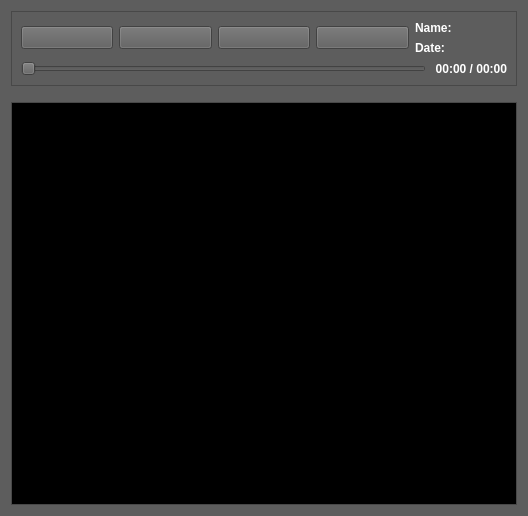
<?xml version="1.0" encoding="UTF-8"?>
<ui version="4.0">
 <class>Window</class>
 <widget class="QWidget" name="Window">
  <property name="geometry">
   <rect>
    <x>0</x>
    <y>0</y>
    <width>528</width>
    <height>516</height>
   </rect>
  </property>
  <property name="minimumSize">
   <size>
    <width>0</width>
    <height>0</height>
   </size>
  </property>
  <property name="maximumSize">
   <size>
    <width>16777215</width>
    <height>16777215</height>
   </size>
  </property>
  <property name="palette">
   <palette>
    <active>
     <colorrole role="WindowText">
      <brush brushstyle="SolidPattern">
       <color alpha="255">
        <red>255</red>
        <green>255</green>
        <blue>255</blue>
       </color>
      </brush>
     </colorrole>
     <colorrole role="Button">
      <brush brushstyle="SolidPattern">
       <color alpha="255">
        <red>93</red>
        <green>93</green>
        <blue>93</blue>
       </color>
      </brush>
     </colorrole>
     <colorrole role="Light">
      <brush brushstyle="SolidPattern">
       <color alpha="255">
        <red>140</red>
        <green>140</green>
        <blue>140</blue>
       </color>
      </brush>
     </colorrole>
     <colorrole role="Midlight">
      <brush brushstyle="SolidPattern">
       <color alpha="255">
        <red>116</red>
        <green>116</green>
        <blue>116</blue>
       </color>
      </brush>
     </colorrole>
     <colorrole role="Dark">
      <brush brushstyle="SolidPattern">
       <color alpha="255">
        <red>46</red>
        <green>46</green>
        <blue>46</blue>
       </color>
      </brush>
     </colorrole>
     <colorrole role="Mid">
      <brush brushstyle="SolidPattern">
       <color alpha="255">
        <red>62</red>
        <green>62</green>
        <blue>62</blue>
       </color>
      </brush>
     </colorrole>
     <colorrole role="Text">
      <brush brushstyle="SolidPattern">
       <color alpha="255">
        <red>255</red>
        <green>255</green>
        <blue>255</blue>
       </color>
      </brush>
     </colorrole>
     <colorrole role="BrightText">
      <brush brushstyle="SolidPattern">
       <color alpha="255">
        <red>255</red>
        <green>255</green>
        <blue>255</blue>
       </color>
      </brush>
     </colorrole>
     <colorrole role="ButtonText">
      <brush brushstyle="SolidPattern">
       <color alpha="255">
        <red>255</red>
        <green>255</green>
        <blue>255</blue>
       </color>
      </brush>
     </colorrole>
     <colorrole role="Base">
      <brush brushstyle="SolidPattern">
       <color alpha="255">
        <red>0</red>
        <green>0</green>
        <blue>0</blue>
       </color>
      </brush>
     </colorrole>
     <colorrole role="Window">
      <brush brushstyle="SolidPattern">
       <color alpha="255">
        <red>93</red>
        <green>93</green>
        <blue>93</blue>
       </color>
      </brush>
     </colorrole>
     <colorrole role="Shadow">
      <brush brushstyle="SolidPattern">
       <color alpha="255">
        <red>0</red>
        <green>0</green>
        <blue>0</blue>
       </color>
      </brush>
     </colorrole>
     <colorrole role="Highlight">
      <brush brushstyle="SolidPattern">
       <color alpha="255">
        <red>217</red>
        <green>111</green>
        <blue>5</blue>
       </color>
      </brush>
     </colorrole>
     <colorrole role="AlternateBase">
      <brush brushstyle="SolidPattern">
       <color alpha="255">
        <red>46</red>
        <green>46</green>
        <blue>46</blue>
       </color>
      </brush>
     </colorrole>
     <colorrole role="ToolTipBase">
      <brush brushstyle="SolidPattern">
       <color alpha="255">
        <red>255</red>
        <green>255</green>
        <blue>220</blue>
       </color>
      </brush>
     </colorrole>
     <colorrole role="ToolTipText">
      <brush brushstyle="SolidPattern">
       <color alpha="255">
        <red>0</red>
        <green>0</green>
        <blue>0</blue>
       </color>
      </brush>
     </colorrole>
    </active>
    <inactive>
     <colorrole role="WindowText">
      <brush brushstyle="SolidPattern">
       <color alpha="255">
        <red>255</red>
        <green>255</green>
        <blue>255</blue>
       </color>
      </brush>
     </colorrole>
     <colorrole role="Button">
      <brush brushstyle="SolidPattern">
       <color alpha="255">
        <red>93</red>
        <green>93</green>
        <blue>93</blue>
       </color>
      </brush>
     </colorrole>
     <colorrole role="Light">
      <brush brushstyle="SolidPattern">
       <color alpha="255">
        <red>140</red>
        <green>140</green>
        <blue>140</blue>
       </color>
      </brush>
     </colorrole>
     <colorrole role="Midlight">
      <brush brushstyle="SolidPattern">
       <color alpha="255">
        <red>116</red>
        <green>116</green>
        <blue>116</blue>
       </color>
      </brush>
     </colorrole>
     <colorrole role="Dark">
      <brush brushstyle="SolidPattern">
       <color alpha="255">
        <red>46</red>
        <green>46</green>
        <blue>46</blue>
       </color>
      </brush>
     </colorrole>
     <colorrole role="Mid">
      <brush brushstyle="SolidPattern">
       <color alpha="255">
        <red>62</red>
        <green>62</green>
        <blue>62</blue>
       </color>
      </brush>
     </colorrole>
     <colorrole role="Text">
      <brush brushstyle="SolidPattern">
       <color alpha="255">
        <red>255</red>
        <green>255</green>
        <blue>255</blue>
       </color>
      </brush>
     </colorrole>
     <colorrole role="BrightText">
      <brush brushstyle="SolidPattern">
       <color alpha="255">
        <red>255</red>
        <green>255</green>
        <blue>255</blue>
       </color>
      </brush>
     </colorrole>
     <colorrole role="ButtonText">
      <brush brushstyle="SolidPattern">
       <color alpha="255">
        <red>255</red>
        <green>255</green>
        <blue>255</blue>
       </color>
      </brush>
     </colorrole>
     <colorrole role="Base">
      <brush brushstyle="SolidPattern">
       <color alpha="255">
        <red>0</red>
        <green>0</green>
        <blue>0</blue>
       </color>
      </brush>
     </colorrole>
     <colorrole role="Window">
      <brush brushstyle="SolidPattern">
       <color alpha="255">
        <red>93</red>
        <green>93</green>
        <blue>93</blue>
       </color>
      </brush>
     </colorrole>
     <colorrole role="Shadow">
      <brush brushstyle="SolidPattern">
       <color alpha="255">
        <red>0</red>
        <green>0</green>
        <blue>0</blue>
       </color>
      </brush>
     </colorrole>
     <colorrole role="Highlight">
      <brush brushstyle="SolidPattern">
       <color alpha="255">
        <red>217</red>
        <green>111</green>
        <blue>5</blue>
       </color>
      </brush>
     </colorrole>
     <colorrole role="AlternateBase">
      <brush brushstyle="SolidPattern">
       <color alpha="255">
        <red>46</red>
        <green>46</green>
        <blue>46</blue>
       </color>
      </brush>
     </colorrole>
     <colorrole role="ToolTipBase">
      <brush brushstyle="SolidPattern">
       <color alpha="255">
        <red>255</red>
        <green>255</green>
        <blue>220</blue>
       </color>
      </brush>
     </colorrole>
     <colorrole role="ToolTipText">
      <brush brushstyle="SolidPattern">
       <color alpha="255">
        <red>0</red>
        <green>0</green>
        <blue>0</blue>
       </color>
      </brush>
     </colorrole>
    </inactive>
    <disabled>
     <colorrole role="WindowText">
      <brush brushstyle="SolidPattern">
       <color alpha="255">
        <red>46</red>
        <green>46</green>
        <blue>46</blue>
       </color>
      </brush>
     </colorrole>
     <colorrole role="Button">
      <brush brushstyle="SolidPattern">
       <color alpha="255">
        <red>93</red>
        <green>93</green>
        <blue>93</blue>
       </color>
      </brush>
     </colorrole>
     <colorrole role="Light">
      <brush brushstyle="SolidPattern">
       <color alpha="255">
        <red>140</red>
        <green>140</green>
        <blue>140</blue>
       </color>
      </brush>
     </colorrole>
     <colorrole role="Midlight">
      <brush brushstyle="SolidPattern">
       <color alpha="255">
        <red>116</red>
        <green>116</green>
        <blue>116</blue>
       </color>
      </brush>
     </colorrole>
     <colorrole role="Dark">
      <brush brushstyle="SolidPattern">
       <color alpha="255">
        <red>46</red>
        <green>46</green>
        <blue>46</blue>
       </color>
      </brush>
     </colorrole>
     <colorrole role="Mid">
      <brush brushstyle="SolidPattern">
       <color alpha="255">
        <red>62</red>
        <green>62</green>
        <blue>62</blue>
       </color>
      </brush>
     </colorrole>
     <colorrole role="Text">
      <brush brushstyle="SolidPattern">
       <color alpha="255">
        <red>46</red>
        <green>46</green>
        <blue>46</blue>
       </color>
      </brush>
     </colorrole>
     <colorrole role="BrightText">
      <brush brushstyle="SolidPattern">
       <color alpha="255">
        <red>255</red>
        <green>255</green>
        <blue>255</blue>
       </color>
      </brush>
     </colorrole>
     <colorrole role="ButtonText">
      <brush brushstyle="SolidPattern">
       <color alpha="255">
        <red>46</red>
        <green>46</green>
        <blue>46</blue>
       </color>
      </brush>
     </colorrole>
     <colorrole role="Base">
      <brush brushstyle="SolidPattern">
       <color alpha="255">
        <red>93</red>
        <green>93</green>
        <blue>93</blue>
       </color>
      </brush>
     </colorrole>
     <colorrole role="Window">
      <brush brushstyle="SolidPattern">
       <color alpha="255">
        <red>93</red>
        <green>93</green>
        <blue>93</blue>
       </color>
      </brush>
     </colorrole>
     <colorrole role="Shadow">
      <brush brushstyle="SolidPattern">
       <color alpha="255">
        <red>0</red>
        <green>0</green>
        <blue>0</blue>
       </color>
      </brush>
     </colorrole>
     <colorrole role="Highlight">
      <brush brushstyle="SolidPattern">
       <color alpha="255">
        <red>145</red>
        <green>141</green>
        <blue>126</blue>
       </color>
      </brush>
     </colorrole>
     <colorrole role="AlternateBase">
      <brush brushstyle="SolidPattern">
       <color alpha="255">
        <red>93</red>
        <green>93</green>
        <blue>93</blue>
       </color>
      </brush>
     </colorrole>
     <colorrole role="ToolTipBase">
      <brush brushstyle="SolidPattern">
       <color alpha="255">
        <red>255</red>
        <green>255</green>
        <blue>220</blue>
       </color>
      </brush>
     </colorrole>
     <colorrole role="ToolTipText">
      <brush brushstyle="SolidPattern">
       <color alpha="255">
        <red>0</red>
        <green>0</green>
        <blue>0</blue>
       </color>
      </brush>
     </colorrole>
    </disabled>
   </palette>
  </property>
  <property name="font">
   <font>
    <family>Ubuntu</family>
    <weight>75</weight>
    <bold>true</bold>
   </font>
  </property>
  <property name="windowTitle">
   <string>Minho Simulator - Replay</string>
  </property>
  <layout class="QGridLayout" name="gridLayout">
   <item row="2" column="0">
    <layout class="QGridLayout" name="gridLayout_2">
     <item row="0" column="0">
      <widget class="QGraphicsView" name="graphicsView">
       <property name="sizePolicy">
        <sizepolicy hsizetype="Expanding" vsizetype="Expanding">
         <horstretch>0</horstretch>
         <verstretch>0</verstretch>
        </sizepolicy>
       </property>
       <property name="minimumSize">
        <size>
         <width>320</width>
         <height>320</height>
        </size>
       </property>
       <property name="maximumSize">
        <size>
         <width>1024</width>
         <height>1024</height>
        </size>
       </property>
       <property name="lineWidth">
        <number>1</number>
       </property>
       <property name="verticalScrollBarPolicy">
        <enum>Qt::ScrollBarAlwaysOff</enum>
       </property>
       <property name="horizontalScrollBarPolicy">
        <enum>Qt::ScrollBarAlwaysOff</enum>
       </property>
      </widget>
     </item>
    </layout>
   </item>
   <item row="1" column="0">
    <spacer name="verticalSpacer">
     <property name="orientation">
      <enum>Qt::Vertical</enum>
     </property>
     <property name="sizeType">
      <enum>QSizePolicy::Fixed</enum>
     </property>
     <property name="sizeHint" stdset="0">
      <size>
       <width>20</width>
       <height>10</height>
      </size>
     </property>
    </spacer>
   </item>
   <item row="0" column="0">
    <widget class="QFrame" name="frame">
     <property name="sizePolicy">
      <sizepolicy hsizetype="Preferred" vsizetype="Maximum">
       <horstretch>0</horstretch>
       <verstretch>0</verstretch>
      </sizepolicy>
     </property>
     <property name="frameShape">
      <enum>QFrame::StyledPanel</enum>
     </property>
     <property name="frameShadow">
      <enum>QFrame::Raised</enum>
     </property>
     <property name="lineWidth">
      <number>1</number>
     </property>
     <property name="midLineWidth">
      <number>0</number>
     </property>
     <layout class="QHBoxLayout" name="horizontalLayout">
      <item>
       <layout class="QVBoxLayout" name="verticalLayout">
        <item>
         <layout class="QHBoxLayout" name="horizontalLayout_2">
          <item>
           <widget class="QToolButton" name="bt_startpause">
            <property name="sizePolicy">
             <sizepolicy hsizetype="Minimum" vsizetype="Fixed">
              <horstretch>0</horstretch>
              <verstretch>0</verstretch>
             </sizepolicy>
            </property>
            <property name="text">
             <string/>
            </property>
           </widget>
          </item>
          <item>
           <widget class="QToolButton" name="bt_restart">
            <property name="sizePolicy">
             <sizepolicy hsizetype="Minimum" vsizetype="Fixed">
              <horstretch>0</horstretch>
              <verstretch>0</verstretch>
             </sizepolicy>
            </property>
            <property name="text">
             <string/>
            </property>
           </widget>
          </item>
          <item>
           <widget class="QToolButton" name="bt_movback">
            <property name="sizePolicy">
             <sizepolicy hsizetype="Minimum" vsizetype="Fixed">
              <horstretch>0</horstretch>
              <verstretch>0</verstretch>
             </sizepolicy>
            </property>
            <property name="text">
             <string/>
            </property>
           </widget>
          </item>
          <item>
           <widget class="QToolButton" name="bt_movforw">
            <property name="sizePolicy">
             <sizepolicy hsizetype="Minimum" vsizetype="Fixed">
              <horstretch>0</horstretch>
              <verstretch>0</verstretch>
             </sizepolicy>
            </property>
            <property name="text">
             <string/>
            </property>
           </widget>
          </item>
          <item>
           <layout class="QGridLayout" name="gridLayout_3">
            <item row="1" column="0">
             <widget class="QLabel" name="label_2">
              <property name="sizePolicy">
               <sizepolicy hsizetype="Fixed" vsizetype="Preferred">
                <horstretch>0</horstretch>
                <verstretch>0</verstretch>
               </sizepolicy>
              </property>
              <property name="text">
               <string>Date:</string>
              </property>
             </widget>
            </item>
            <item row="0" column="0">
             <widget class="QLabel" name="label">
              <property name="sizePolicy">
               <sizepolicy hsizetype="Fixed" vsizetype="Preferred">
                <horstretch>0</horstretch>
                <verstretch>0</verstretch>
               </sizepolicy>
              </property>
              <property name="text">
               <string>Name:</string>
              </property>
             </widget>
            </item>
            <item row="0" column="1">
             <widget class="QLabel" name="lb_simname">
              <property name="maximumSize">
               <size>
                <width>200</width>
                <height>16777215</height>
               </size>
              </property>
              <property name="font">
               <font>
                <weight>50</weight>
                <bold>false</bold>
               </font>
              </property>
              <property name="text">
               <string/>
              </property>
             </widget>
            </item>
            <item row="1" column="1">
             <widget class="QLabel" name="lb_simdate">
              <property name="maximumSize">
               <size>
                <width>200</width>
                <height>16777215</height>
               </size>
              </property>
              <property name="font">
               <font>
                <weight>50</weight>
                <bold>false</bold>
               </font>
              </property>
              <property name="text">
               <string/>
              </property>
             </widget>
            </item>
           </layout>
          </item>
         </layout>
        </item>
        <item>
         <layout class="QHBoxLayout" name="horizontalLayout_4">
          <item>
           <widget class="QSlider" name="hbar_time">
            <property name="maximum">
             <number>120</number>
            </property>
            <property name="value">
             <number>0</number>
            </property>
            <property name="orientation">
             <enum>Qt::Horizontal</enum>
            </property>
            <property name="tickPosition">
             <enum>QSlider::NoTicks</enum>
            </property>
            <property name="tickInterval">
             <number>10</number>
            </property>
           </widget>
          </item>
          <item>
           <widget class="QLabel" name="lb_time">
            <property name="minimumSize">
             <size>
              <width>75</width>
              <height>15</height>
             </size>
            </property>
            <property name="text">
             <string>00:00 / 00:00</string>
            </property>
            <property name="alignment">
             <set>Qt::AlignRight|Qt::AlignTrailing|Qt::AlignVCenter</set>
            </property>
           </widget>
          </item>
         </layout>
        </item>
       </layout>
      </item>
     </layout>
    </widget>
   </item>
  </layout>
 </widget>
 <resources/>
 <connections/>
</ui>
